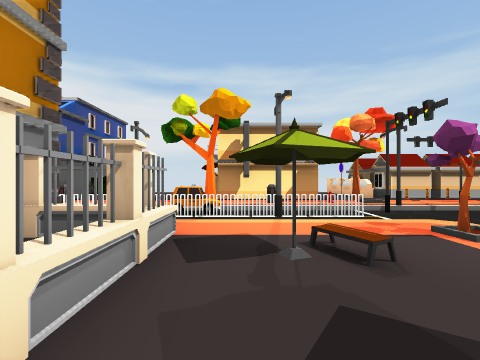
View 1 (above)

24 first-person views from a walk through a 3-D level made in the Unity game engine. The camera is 1.5 m above the floor, looks level and sees 85° across. The floor is counted in squares, 2 m on a side. Each view is taken from the middle of a square. On the plan, view 1 faces up. The plan holds only what a view shows up to about 9 squares ahead; the rest is blank. The place goes on beyond the plan. Some animated figures are left out. Surface patterns are stand-ins for the level's own textures.

View 2
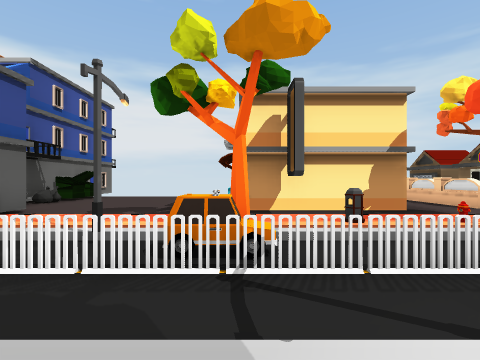

View 3
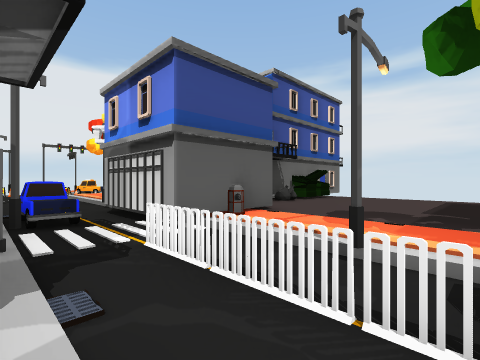

View 4
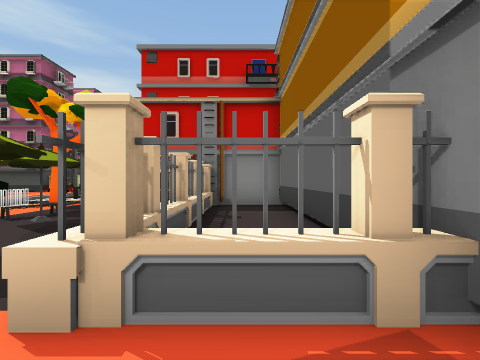

View 5
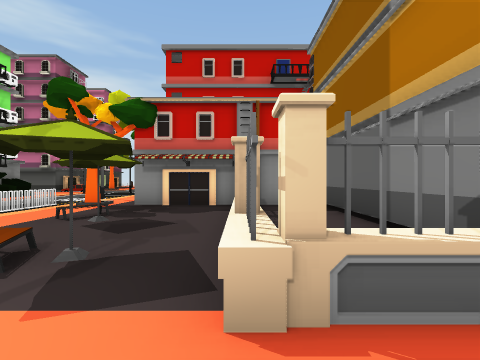

View 6
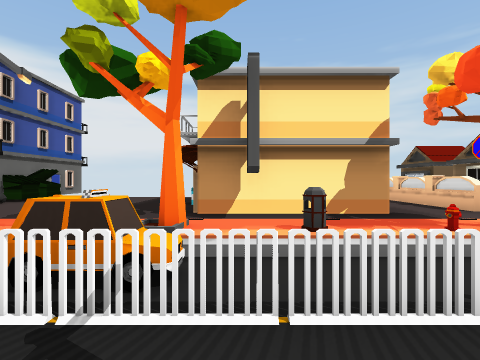

View 7
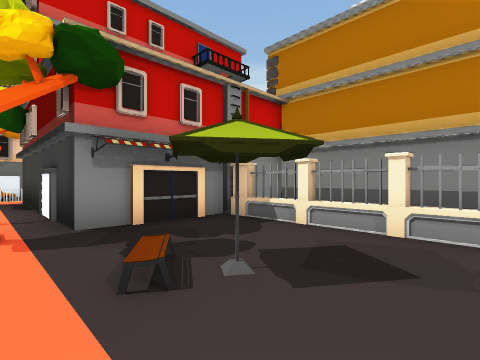

View 8
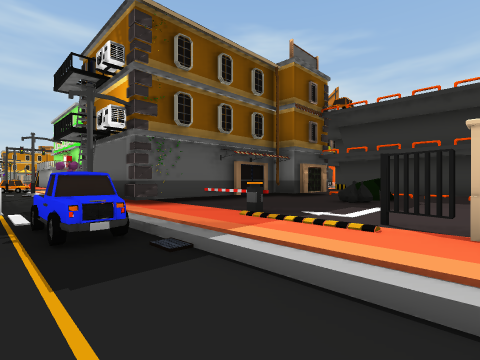

View 9
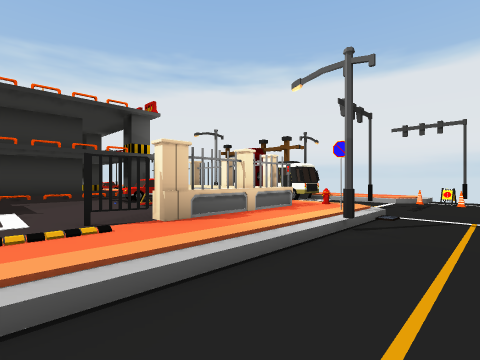

View 10
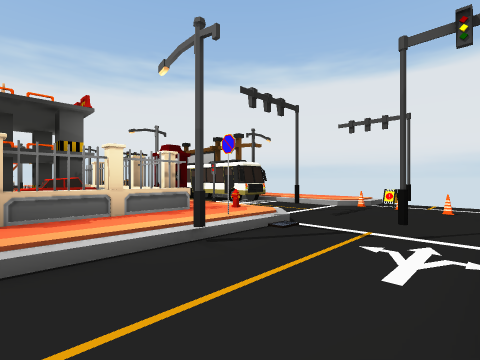

View 11
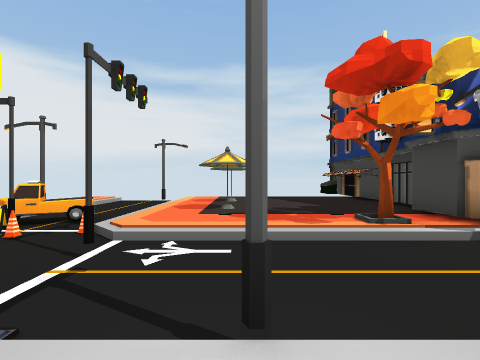

View 12
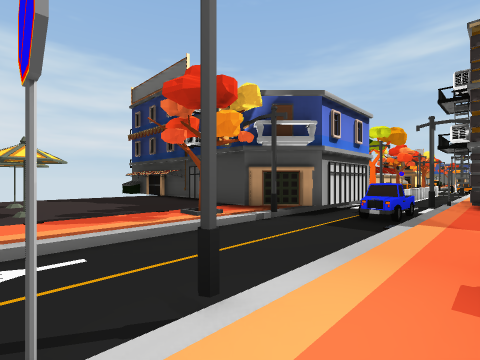

View 13
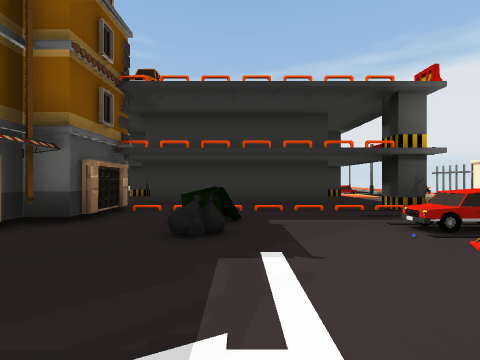

View 14
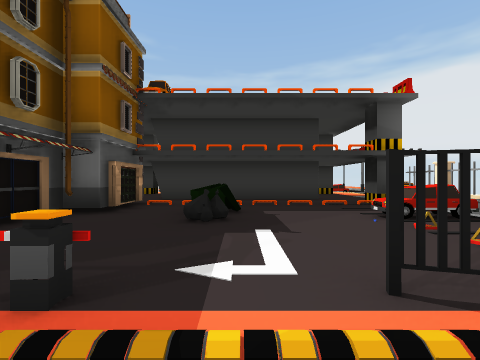

View 15
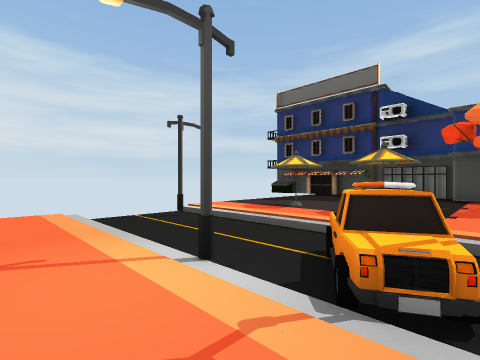

View 16
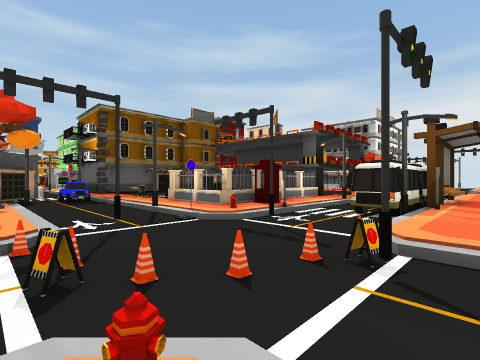

View 17
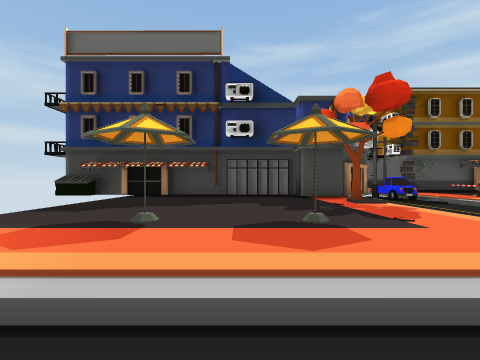

View 18
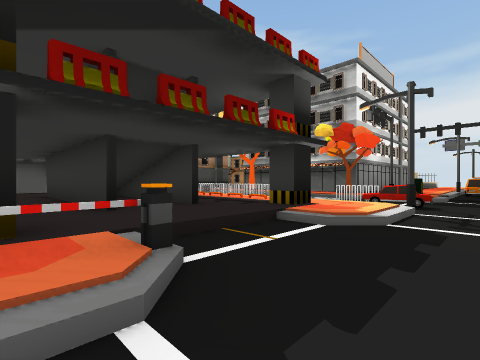

View 19
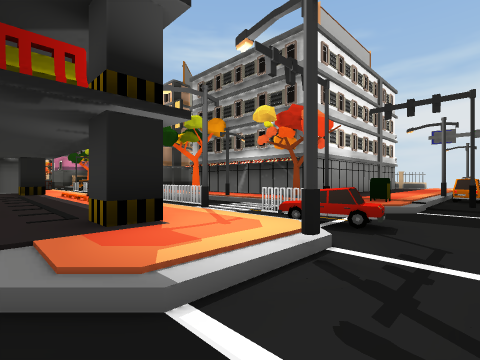

View 20
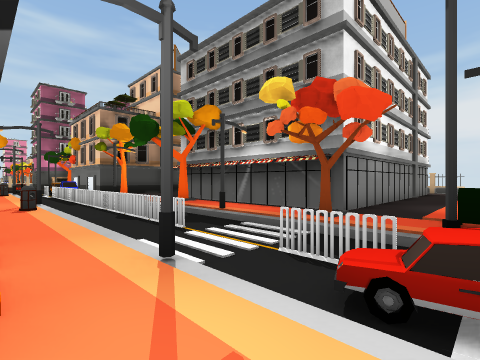

View 21
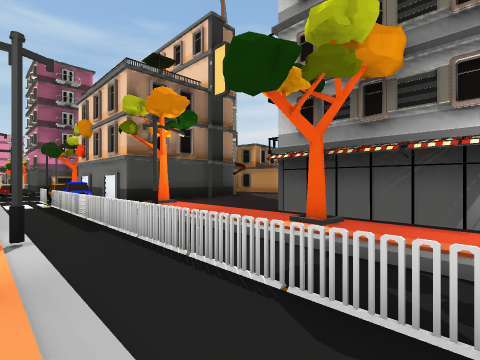

View 22
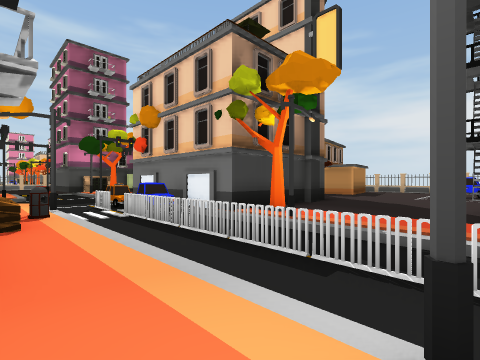

View 23
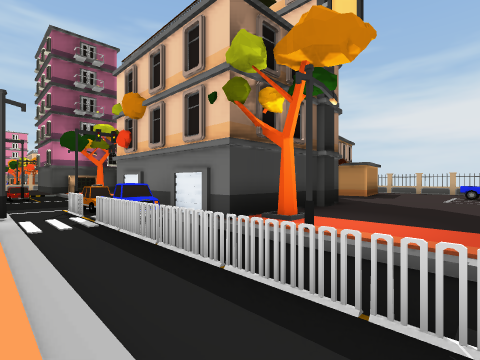

View 24
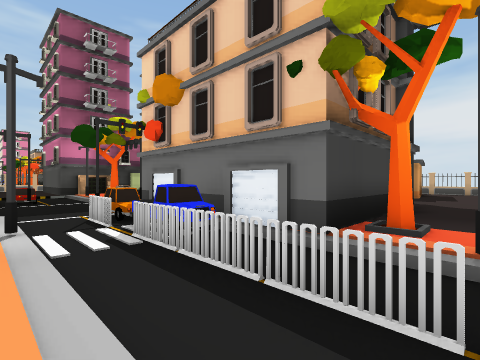

### Floor plan
Key: @ floor where view 1 was taken; # wall or solid block; . main floor; - floor 0.25 m lower than the main floor; / step, stairs or slope; = window, fence, low wall or low ledge; ^ raised ledge; B bin; H hydrant; S streetlight; T tree; F fence; A taxi; U building; C car; R barrier; M dumpster; E bus; O other object.
Columns run from 22 left of view 1 to 3 right of it. Each row starts with its distance up from view 1.
 16            #
 15 ..--S......#      ..
 14 ..---...... # #^ ....
 13 ..---..O... # #=.....U
 12 ..---.......# #......
 11 ..S--..O....#   .....#####
 10 ..OO-......##   #..... ...
  9 .HOOO.....T##   B....O.B.H
  8 -/OO-//////S#####//S/T////
  7 --O--#-----------FFFAFFFFF
  6 -OO----------CC----------#
  5 .O---/#S.......S#U.....S..
  4 ..---O..^#.....#####.....T
  3 ..---#^##.#.RR.#   #.^.O..
  2 ..#E-.O........#   #.#....
  1 .#S--.^.....O..#   #.#....
  0 .##-- ^CC..OM..#   #.^@.O.
 -1  .#E  #....MM.##   #.^....
 -2  EE   ^..... .#    #U#...O
 -3  E --.U#.... .UU   ######T
 -4    --R.........         #.
 -5    ---/.UUUUUUU         #.
 -6    ---/..               #.
 -7    --//.UUUUUUU         #.
 -8    --..#.......         #
 -9    -S..///////......#U  .T
-10     -/.S.....B.S.....B.S..
-11    --CC-------------------
-12    ---FF--FFFFFFFFFFFFF-FA
-13    -------------------CUAA
-14    #-...T.S..T/...SO# ###T
-15    --O.......O.....T#    T
-16    --...#       ....#
-17     O...#      U....#
-18     A...#       ....#
-19     S ..#       .....
-20       ..        .....
-21                 .....

Positions as (right, up) in squares from view 1, and headings:
1: (0, 0), facing up
2: (-1, 4), facing up
3: (-2, 5), facing up-left
4: (-2, 5), facing down
5: (-1, 5), facing down
6: (0, 5), facing up
7: (3, 2), facing down-left
8: (-13, 7), facing down-right
9: (-11, 7), facing down-left
10: (-13, 8), facing down-left
11: (-15, 4), facing up
12: (-16, 4), facing up-right
13: (-11, 4), facing down
14: (-11, 5), facing down
15: (-22, 9), facing up-right
16: (-22, 9), facing down-right
17: (-19, 12), facing right
18: (-19, -3), facing down-right
19: (-19, -7), facing down-right
20: (-17, -9), facing down-right
21: (-11, -10), facing down-right
22: (-7, -9), facing down-right
23: (-6, -10), facing down-right
24: (-4, -10), facing down-right
